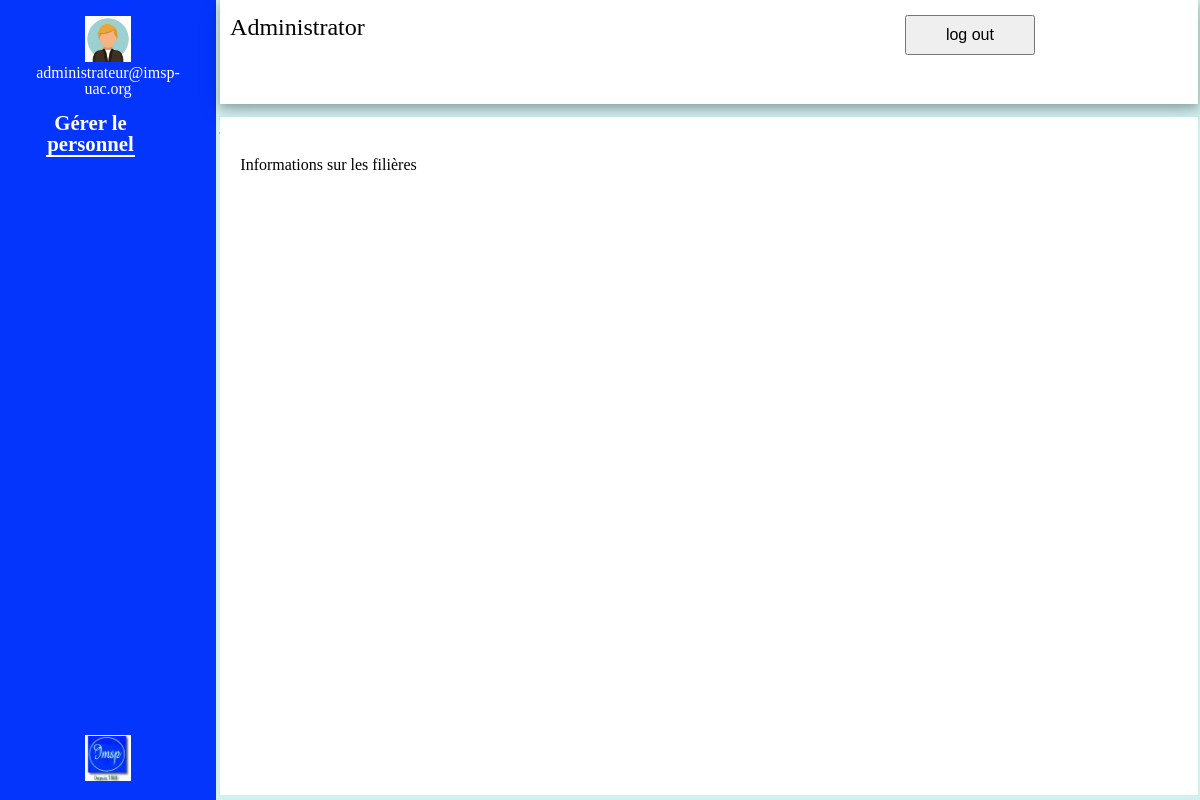
The app's page /Vue/admin.php, older data.
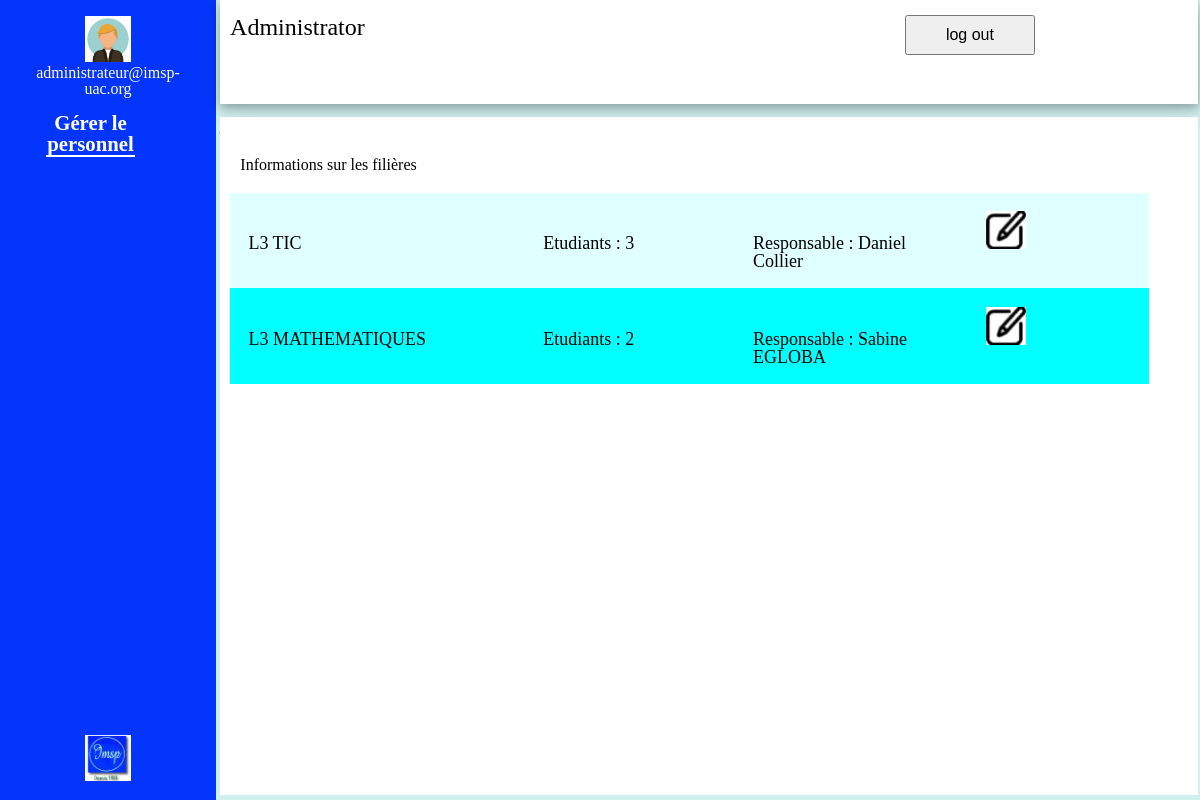
The same page, newer data.
### tables this page shows
CREATE TABLE Filiere
(
	id INT PRIMARY KEY,
   	nom VARCHAR(30) NOT NULL,
	responsable_filiere VARCHAR(90) NOT NULL
);

### Modele/filiere.php (called while the page is built, shortened)
<?php
class Filiere
{
    private $_nom;
    private $_nbr;
    private $_responsable_filiere;
    public function __construct($_nom, $_nbr, $_responsable_filiere)
    {
        $this->_nom = $_nom;
        $this->_nbr = $_nbr;
        $this->_responsable_filiere = $_responsable_filiere;
    }
    public function getNom()
    {
        return $this->_nom;
    }
    public function getNbr()
    {
        return $this->_nbr;
    }
    public function getResp()
    {
        return $this->_responsable_filiere;
    }
}
function func1liste()
{
    $con = mysqli_connect("localhost", "root", "", "PROJET_WEB");
    if (!$con)
    {
        die("Connection failed: " . mysqli_connect_error());
    }
    else{
        $sql = "SELECT id, nom, responsable_filiere FROM Filiere";
        $result = mysqli_query($con, $sql);
        $lim = mysqli_num_rows($result);
        $tab = array();
        for($i = 0; $i < $lim;  $i++)
        {
            $row = mysqli_fetch_assoc($result);
            $name_F = $row['nom'];
            $resp_F = $row['responsable_filiere'];
            $sql = 'SELECT * FROM Etudiant WHERE id_Filiere='.$row['id'];
            $resultt = mysqli_query($con, $sql);
	    $nb = mysqli_num_rows($resultt);
	    $obj = new Filiere($name_F, $nb, $resp_F);
            $tab[$i] = $obj;
        }
        return $tab;
    }
}
?>

### Controlleur/info_pour_admin.php (the view)
<?php
include('../Modele/filiere.php');
$table = func1liste();
echo '
        <table class="table_inf">';
foreach($table as $obj)
{
    echo '
            <tr class="table_line">
                <td class="table_col">'.$obj->getNom().'</td>
                <td class="table_col">Etudiants : '.$obj->getNbr().'</td>
                <td class="table_col">Responsable : '.$obj->getResp().'</td>
                <td class="table_col"><a href="#"><img src="../Vue/images/mod.jpg" alt="" class="img_a"></a></td>
            </tr>';
}
echo '
	</table>';
?>

### Vue/admin.php (shortened to what this page needs)
<!DOCTYPE html>
<html lang="en">
<head>
    <link rel = "stylesheet" type= "text/css" href = "../Styles/Layouts/panel_layaouts.css"/>
    <link rel = "stylesheet" type= "text/css" href = "../Styles/Bases/reset.css"/>
    <link rel = "stylesheet" type= "text/css" href = "../Styles/Modules/panel.css"/>
    <link rel = "stylesheet" type= "text/css" href = "../Styles/Bases/base.css"/>
    <link rel = "stylesheet" type= "text/css" href = "../Styles/Modules/admin.css"/>
</head>
<body>
    <?php
        include_once('panel_administrator.php')
    ?>
    <div class="center_block" id="center_block">
	<h1 class="aah">Informations sur les filières</h1>
<?php
        include_once('../Controlleur/info_pour_admin.php');
?>
    </div>
</body>
</html>

### Vue/panel_administrator.php (shortened to what this page needs)
<!Doctype html>
<html>
<head>
<link rel = "stylesheet" type= "text/css" href = "../Styles/Bases/reset.css"/>
<link rel = "stylesheet" type= "text/css" href = "../Styles/Modules/panel.css"/>
<link rel = "stylesheet" type= "text/css" href = "../Styles/Bases/base.css"/>
<link rel = "stylesheet" type= "text/css" href = "../Styles/Layouts/panel_layaouts.css"/>
</head>
<body>
    <div class="block" id="block">
        <nav class = "menu">
            <div class="user">
                <div class="user_img"><img src = "images/profil.jpg" class="profil"></div>
                <p class="user_mail">administrateur@imsp-uac.org</p>
            </div>
            <ul class="liens_gauche">
                <li class="accueil"><a href="admin.php">Gérer le personnel</a></li>
            </ul>
            <div class="logo">
                <img src = "images/logo.jpeg"x>
            </div>
        </nav>
    </div>
    <div class="header_block" id="header_block">
        <p class="header_text">Administrator</p>
        <div class="log_btn"><button type="submit" name="bouton" formaction="../index.php">log out</button></div>
    </div>
    <div class="center_block" id="center_block">
        <p>just to see all</p>
    </div>
  </body>
</html>

### Styles/Layouts/panel_layaouts.css (style rules this page uses)
body { background-color: #d1f1f0; display: grid; grid-template-columns: repeat(3, 18vw); grid-template-rows: repeat(4, 13vh); }
#block { width: 18vw; height: 100vh; grid-row: 1/5; padding: 1rem; }
#header_block { background-color: white; width: 81.5vw; margin-left: 1%; grid-column: 2/4; box-shadow: 0 4px 8px 0 rgba(0, 0, 0, 0.2), 0 6px 20px 0 rgba(0, 0, 0, 0.19); display: grid; grid-template-columns:1fr 1fr; }
#center_block { background-color: white; width: 81.5vw; height: 84.8vh; margin-left: 1%; margin-top: 3%; grid-column: 2/4; grid-row: 2/5; }

### Styles/Modules/panel.css (style rules this page uses)
.block { background-color: #0435fc; }
.menu { width: 100%; position: relative; height: 100%; }
.user_img { text-align: center; }
.user_img img, .logo img { width: 25%; }
.user_mail { text-align: center; color: white; font-size: 1rem; }
.liens_gauche { margin-right: 35px; display: flex; flex-direction: column; align-items: center; text-decoration: none; }
.liens_gauche li { margin: 1rem 0; width: 60%; text-align: center; border-bottom: 1px solid black; }
.logo { text-align: center; position: absolute; bottom: 0; }
.header_text { margin-top: 3%; font-size: 1.5em; margin-left: 2%; }
.log_btn button { margin-top: 3%; font-size: 1em; margin-left: 40%; text-decoration: none; color: black; width: 130px; height: 40px; }

### Styles/Bases/base.css (style rules this page uses)
html, body { font-size: 16px; }
img { width: 100%; height: auto; }

### Styles/Modules/admin.css (style rules this page uses)
.liens_gauche .accueil { color: white; border-bottom: 2px solid white; font-size: 1.3em; font-weight: bold; }
.aah { margin-bottom: 2%; margin-top: 40px; margin-left: 20px; }
.table_inf { border-collapse: collapse; margin-left: 1%; margin-right: 5%; text-align: left; font-size: 18px; }
.table_inf tr:nth-child(even) { background-color: cyan; }
.table_inf tr:nth-child(odd) { background-color: lightcyan; }
.table_col { padding: 2%; width: 1%; }
.img_a { width: 40px; }

Row changes from the older to the newer data that the page shows:
added filiere: nom "L3 TIC", Nbr "3", responsable_filiere "Daniel Collier"
added filiere: nom "L3 MATHEMATIQUES", id "2", responsable_filiere "Sabine EGLOBA"
